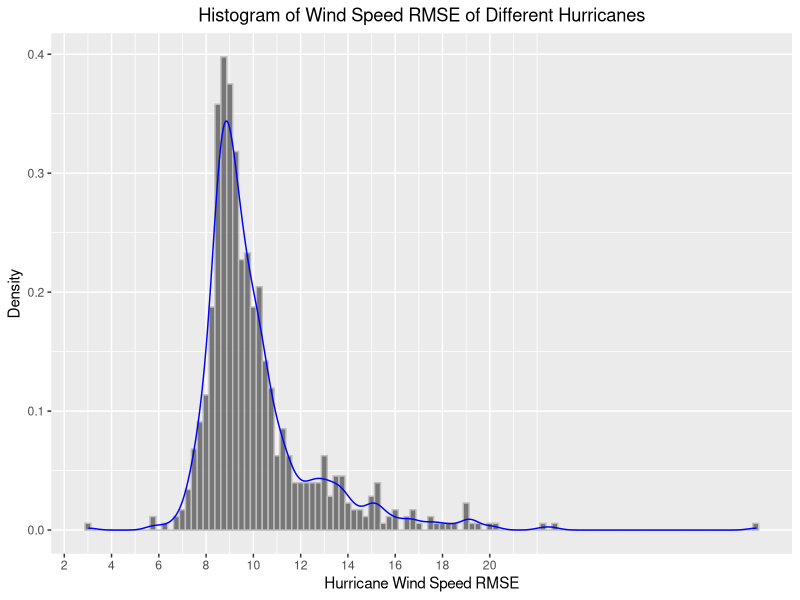
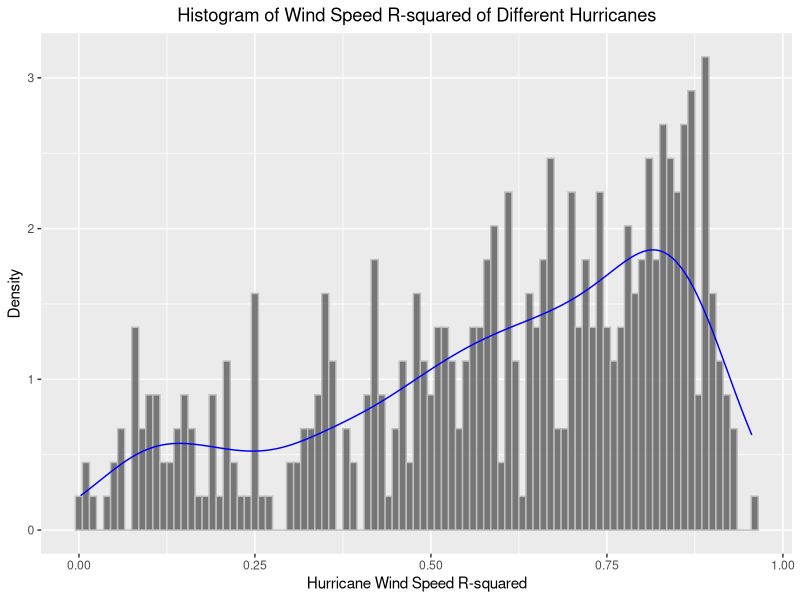
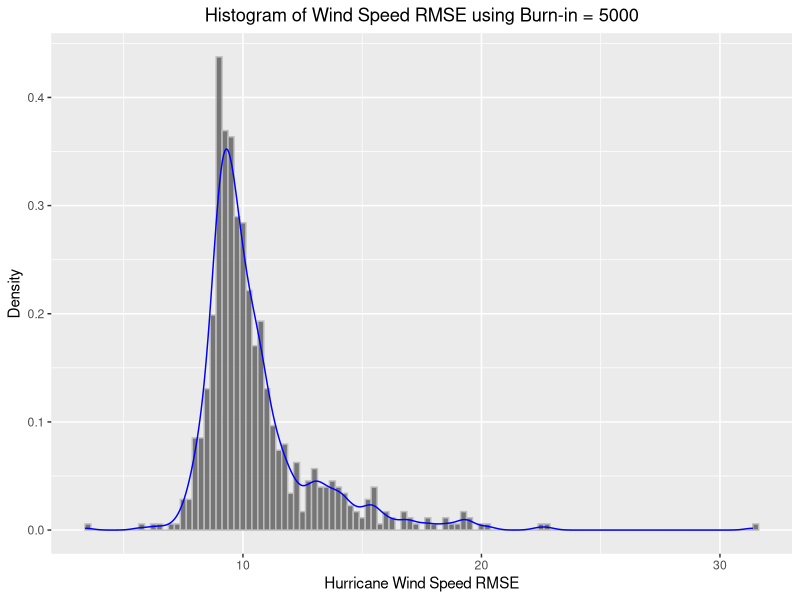
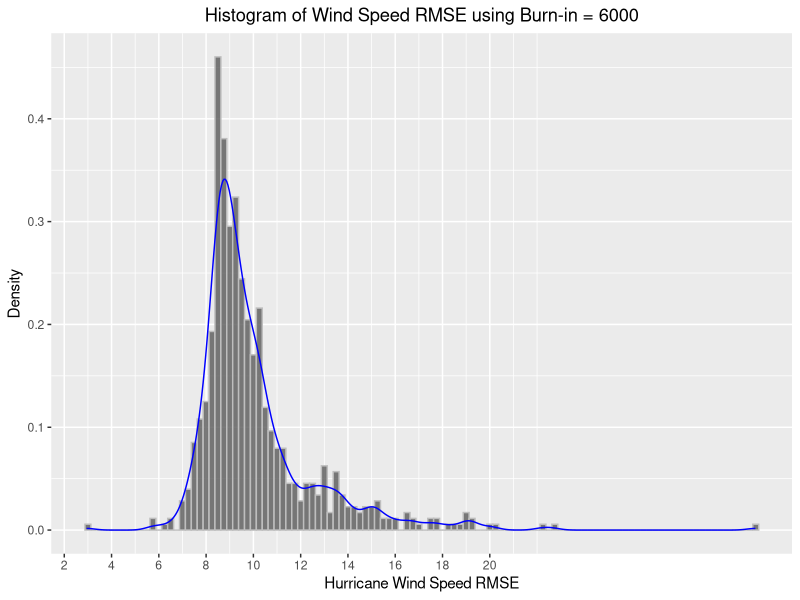
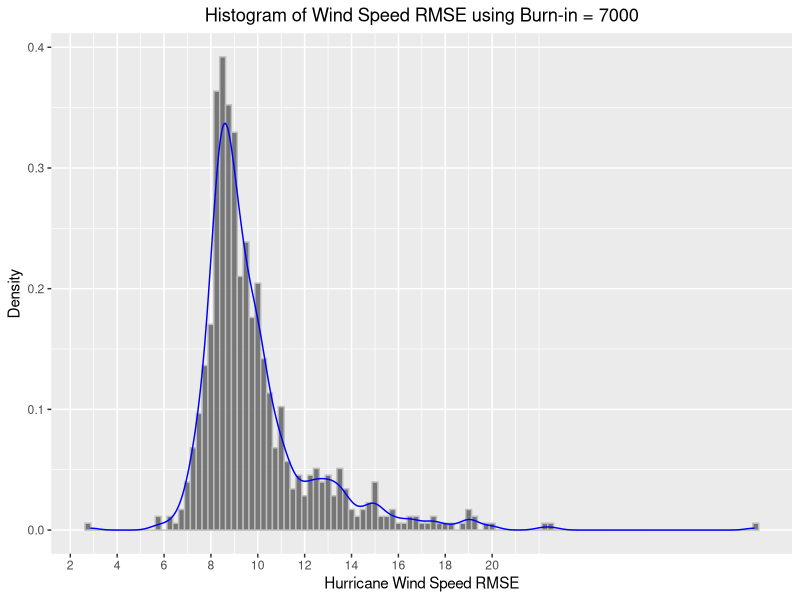
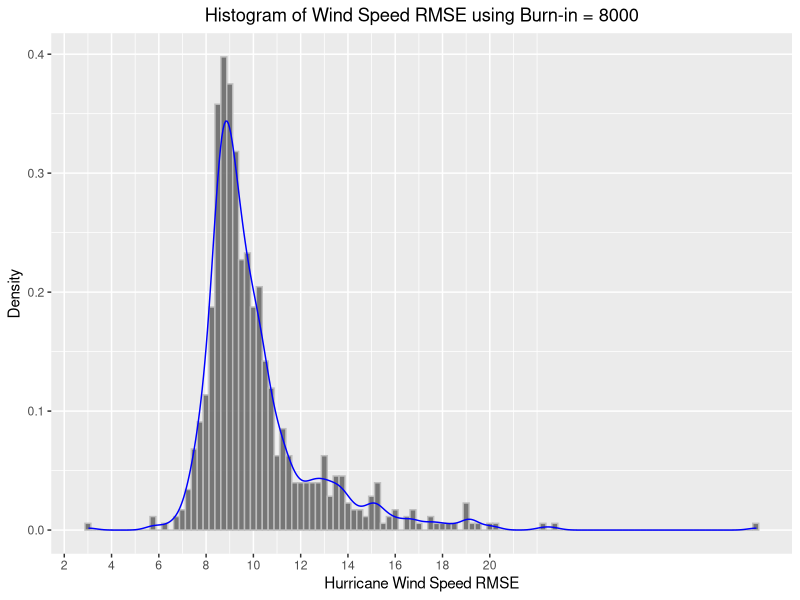
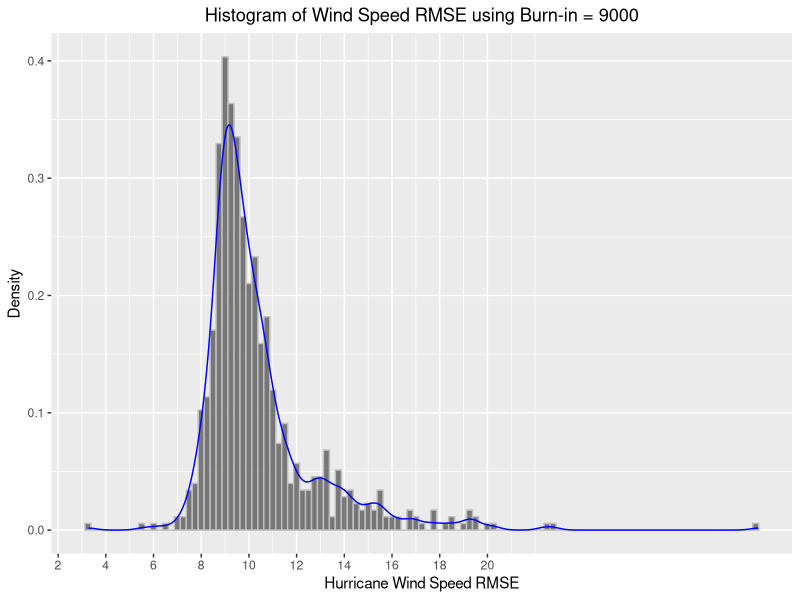
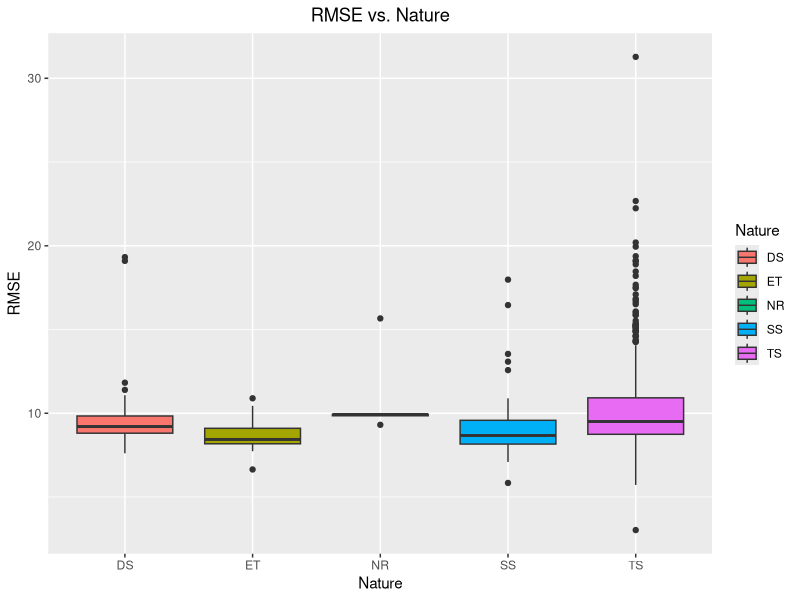

Write R code to recreate these figures, in order.
## ---- chunk 1
options(warn = -1, message = FALSE)

library(MASS)
library(tidyverse)
library(ggridges)
library(dplyr)
library(broom)
## ---- chunk 2
# prior settings from MCMC.rmd, not to be shown in the pdf file.
origin_df = read.csv("hurrican703.csv")

hurricane_df = origin_df %>% 
  mutate(
    Active = ifelse(Month %in% month.name[8:10], "Active", "Inactive"),
    Active = factor(Active, levels = c("Inactive", "Active")),
    Month = factor(Month, levels = month.name[-c(2:3)]), # April-January (January ref, may choose another)
    Nature = as.factor(Nature), # TS,ET,DS,SS,NR (DS ref, may choose another)
    # note: one hurricane can have multiple natures throughout its life
    time = gsub("[()]", "", time),
    time = paste0(ifelse(substr(time, 1, 2) > 23, "19", "20"), time),
    time = as.POSIXct(time, format = "%Y-%m-%d %H:%M:%S"),
    hour = substr(time, 12, 19)
  ) %>% 
  # remove data not at six-hour time intervals. (613 observations)
  filter(hour %in% c("00:00:00", "06:00:00", "12:00:00", "18:00:00")) %>% 
  dplyr::select(-hour)

# remove hurricanes that has only 2 (<3) observations (change the threshold if you wish)
few_id = hurricane_df %>% 
  group_by(ID) %>% 
  summarize(obs = n()) %>% 
  filter(obs < 3) %>% 
  .$ID
hurricane_df = hurricane_df %>% filter(!(ID %in% few_id)) # remove 3 hurricanes

# manually correct hurricanes that have same names but are actually different
hurricane_df = 
  hurricane_df %>% 
  mutate(
    # 2 hurricanes with the name ALICE.1954
    ID = ifelse(ID == "ALICE.1954" & Month == "June", "ALICE.1954(1)", ID),
    ID = ifelse(ID == "ALICE.1954", "ALICE.1954(2)", ID),
    # 4 hurricanes with the name SUBTROP:UNNAMED.1974
    ID = ifelse(ID == "SUBTROP:UNNAMED.1974" & Month == "June", "SUBTROP:UNNAMED.1974(1)", ID),
    ID = ifelse(ID == "SUBTROP:UNNAMED.1974" & Month == "July", "SUBTROP:UNNAMED.1974(2)", ID),
    ID = ifelse(ID == "SUBTROP:UNNAMED.1974" & Month == "August", "SUBTROP:UNNAMED.1974(3)", ID),
    ID = ifelse(ID == "SUBTROP:UNNAMED.1974", "SUBTROP:UNNAMED.1974(4)", ID),
    # 2 hurricanes with the name SUBTROP:UNNAMED.1976
    ID = ifelse(ID == "SUBTROP:UNNAMED.1976" & Month == "May", "SUBTROP:UNNAMED.1976(1)", ID),
    ID = ifelse(ID == "SUBTROP:UNNAMED.1976", "SUBTROP:UNNAMED.1976(2)", ID)
  )

# data partition, no need to partition data
Training = hurricane_df

n = length(unique(Training$ID))

Y = split(Training$Wind.kt, Training$ID) %>% 
  lapply(function(x) x[-c(1:2)])

X = Training %>% 
  group_by(ID) %>% 
  slice(1) %>% 
  dplyr::select(ID, Season, Active, Nature) %>% 
  ungroup(ID)
X = model.matrix(~., X[-1])[,-1]

Z = Training %>% 
  group_by(ID) %>% 
  mutate(
    intercept = 1,
    wind_pre = lag(Wind.kt),
    lat_diff = lag(Latitude) - lag(Latitude, 2),
    long_diff = lag(Longitude) - lag(Longitude, 2),
    wind_diff = lag(Wind.kt) - lag(Wind.kt, 2),
  ) %>% 
  drop_na %>% 
  dplyr::select(ID, intercept, wind_pre, lat_diff, long_diff, wind_diff)
Z = split(Z[, names(Z)[-1]], Z$ID) %>% 
  lapply(as.matrix)

m = Training %>% 
  group_by(ID) %>% 
  summarize(obs = n() - 2) %>% 
  .$obs
## ---- chunk 3
# load parameters
beta_list = read.csv("./data/B_list_lastmean.csv")
gamma_list = read.csv("./data/gamma_list.csv")
## ---- chunk 4
Speed_Prediction = function(beta, gamma, burn_bindex, burn_times){
  # final parameters to be used
  # the rows of beta_sample means the last 5000, 4000, 3000, 2000 and 1000
  # burn in the MC chains. change this based on the resulting plots
  # if burn-in is set to 8000, then we set burn_bindex as 4 to pick the 4th row of beta_sample
  # index is the useful samples (used for estimates & CIs)
  para_beta = beta[burn_bindex,]
  para_beta = as.matrix(para_beta)
  index = (burn_times + 1):10000
  gamma_sample = gamma[index, ]
  para_gamma = rbind(colMeans(gamma_sample))
  
  # prediction function
  Windspeed_Predict = function(index_hurricane, index_time){
    predict_speed = 
      Z[[index_hurricane]][index_time,] %*% para_beta[((index_hurricane - 1) * 5 + 1):((index_hurricane - 1) * 5 + 5)] + 
      (X %*% t(para_gamma))[index_hurricane, ]
    return(predict_speed)
  }
  
  # initialize prediction table
  Y_table = split(Training$Wind.kt, Training$ID) %>% 
    lapply(function(x) x[-c(1:2)]) %>%
    lapply(as.data.frame) %>%
    lapply(function(df) {
      df$wind_obs = df$`X[[i]]`
      df$wind_predict = df$wind_obs
      df = as.matrix(df)
      subset(df, select = c("wind_obs", "wind_predict"))
    })
  
  # updating prediction table
  for (i in 1:length(names(Z))) {
   for (j in 1:nrow(Z[[i]])) {
   Y_table[[i]][, 2][j] = Windspeed_Predict(i, j)
    } 
  }
  return(Y_table)
}
## ---- chunk 5
Y_table_set = Speed_Prediction(beta = beta_list, gamma = gamma_list, burn_bindex = 4, burn_times = 8000)

Visual_Table = function(Y_table_input){
  Y_table = Y_table_input
  hurri_res = data.frame(ID = "example",
                         RMSE = 0,
                         R_squared = 0)
  for (i in 1:length(names(Z))) {
    # calculate
    RMSE = sqrt(mean((Y_table[[i]][,1] - Y_table[[i]][,2])^2))
    # calculate R^2
    y = Y_table[[i]][,1]
    y_hat = Y_table[[i]][,2]
    mean_y = mean(y)
    SSR = sum((y_hat - y)^2)
    SST = sum((y - mean_y)^2)
    R_squared = 1 - SSR/SST
    new_row = c(names(Z)[i], RMSE, R_squared)
    hurri_res = rbind(hurri_res, new_row)
  }
  
  hurri_res = hurri_res[-1, ]
  hurri_res$RMSE = as.numeric(hurri_res$RMSE)
  hurricane_info = Training %>% 
    group_by(ID) %>% 
    slice(1) %>% 
    dplyr::select(ID, Season, Month, Nature) %>% 
    ungroup(ID) %>%
    mutate(
      Active = ifelse(Month %in% month.name[8:10], "Active", "Inactive"),
      Active = factor(Active, levels = c("Inactive", "Active")))
  
  hurricane_loc = Training %>%
    distinct(ID, .keep_all = TRUE) %>%
    select(ID, Latitude, Longitude, Wind.kt) %>%
    mutate(Start_Lat = Latitude,
           Start_Lon = Longitude,
           Start_Speed = Wind.kt) %>%
    select(ID, Start_Lat, Start_Lon, Start_Speed)
  
  hurricane_info = left_join(hurricane_info, hurricane_loc, by = "ID")
  
  hurri_res = left_join(hurri_res, hurricane_info, by = "ID")
  
  hurri_res$R_squared = as.numeric(hurri_res$R_squared)
  
  return(hurri_res)
}
## ---- chunk 6
hurri_res = Visual_Table(Y_table_set)

hurri_res_brief = hurri_res %>%
  select(c(1:3)) %>%
  head(15)

write.csv(hurri_res_brief, "data/prediction_brief.csv", row.names = FALSE)
write.csv(hurri_res, "data/prediction_all.csv", row.names = FALSE)

hurri_res_brief %>%
  knitr::kable(digits = 4)
## ---- chunk 7
# overall density of RMSE
ggplot(hurri_res, aes(x = RMSE)) +
  geom_histogram(aes(y = after_stat(density)), binwidth = 0.25, alpha = 0.8, color = "grey") +
  geom_density(size = 0.5, color = "blue", lty = 1) + 
  scale_x_continuous(breaks = seq(0, 20, by = 2)) + 
  labs(title = "Histogram of Wind Speed RMSE of Different Hurricanes", x = "Hurricane Wind Speed RMSE", y = "Density") +
  theme(plot.title = element_text(hjust = 0.5))
## ---- chunk 8
# overall density of R-squared
ggplot(hurri_res %>% filter(0 <= R_squared & R_squared <= 1), aes(x = R_squared)) +
  geom_histogram(aes(y = after_stat(density)), binwidth = 0.01, alpha = 0.8, color = "grey") +
  geom_density(size = 0.5, color = "blue", lty = 1) + 
  labs(title = "Histogram of Wind Speed R-squared of Different Hurricanes", x = "Hurricane Wind Speed R-squared", y = "Density") +
  theme(plot.title = element_text(hjust = 0.5))
## ---- chunk 9
# density of RMSE using different burn-in times
Y_table_5000 = Speed_Prediction(beta = beta_list, gamma = gamma_list, burn_bindex = 1, burn_times = 5000)
Y_table_6000 = Speed_Prediction(beta = beta_list, gamma = gamma_list, burn_bindex = 2, burn_times = 6000)
Y_table_7000 = Speed_Prediction(beta = beta_list, gamma = gamma_list, burn_bindex = 3, burn_times = 7000)
Y_table_8000 = Speed_Prediction(beta = beta_list, gamma = gamma_list, burn_bindex = 4, burn_times = 8000)
Y_table_9000 = Speed_Prediction(beta = beta_list, gamma = gamma_list, burn_bindex = 5, burn_times = 9000)

RMSE_5000 = Visual_Table(Y_table_5000) %>%
  mutate(group = "5000")
RMSE_6000 = Visual_Table(Y_table_6000) %>%
  mutate(group = "6000")
RMSE_7000 = Visual_Table(Y_table_7000) %>%
  mutate(group = "7000")
RMSE_8000 = Visual_Table(Y_table_8000) %>%
  mutate(group = "8000")
RMSE_9000 = Visual_Table(Y_table_9000) %>%
  mutate(group = "9000")

ggplot(RMSE_5000, aes(x = RMSE)) +
  geom_histogram(aes(y = after_stat(density)), binwidth = 0.25, alpha = 0.8, color = "grey") +
  geom_density(size = 0.5, color = "blue", lty = 1) + 
  labs(title = "Histogram of Wind Speed RMSE using Burn-in = 5000", x = "Hurricane Wind Speed RMSE", y = "Density") +
  theme(plot.title = element_text(hjust = 0.5))

ggplot(RMSE_6000, aes(x = RMSE)) +
  geom_histogram(aes(y = after_stat(density)), binwidth = 0.25, alpha = 0.8, color = "grey") +
  geom_density(size = 0.5, color = "blue", lty = 1) + 
  scale_x_continuous(breaks = seq(0, 20, by = 2)) + 
  labs(title = "Histogram of Wind Speed RMSE using Burn-in = 6000", x = "Hurricane Wind Speed RMSE", y = "Density") +
  theme(plot.title = element_text(hjust = 0.5))

ggplot(RMSE_7000, aes(x = RMSE)) +
  geom_histogram(aes(y = after_stat(density)), binwidth = 0.25, alpha = 0.8, color = "grey") +
  geom_density(size = 0.5, color = "blue", lty = 1) + 
  scale_x_continuous(breaks = seq(0, 20, by = 2)) + 
  labs(title = "Histogram of Wind Speed RMSE using Burn-in = 7000", x = "Hurricane Wind Speed RMSE", y = "Density") +
  theme(plot.title = element_text(hjust = 0.5))

ggplot(RMSE_8000, aes(x = RMSE)) +
  geom_histogram(aes(y = after_stat(density)), binwidth = 0.25, alpha = 0.8, color = "grey") +
  geom_density(size = 0.5, color = "blue", lty = 1) + 
  scale_x_continuous(breaks = seq(0, 20, by = 2)) + 
  labs(title = "Histogram of Wind Speed RMSE using Burn-in = 8000", x = "Hurricane Wind Speed RMSE", y = "Density") +
  theme(plot.title = element_text(hjust = 0.5))

ggplot(RMSE_9000, aes(x = RMSE)) +
  geom_histogram(aes(y = after_stat(density)), binwidth = 0.25, alpha = 0.8, color = "grey") +
  geom_density(size = 0.5, color = "blue", lty = 1) + 
  scale_x_continuous(breaks = seq(0, 20, by = 2)) + 
  labs(title = "Histogram of Wind Speed RMSE using Burn-in = 9000", x = "Hurricane Wind Speed RMSE", y = "Density") +
  theme(plot.title = element_text(hjust = 0.5))
## ---- chunk 10
# distribution of RMSE on hurricane nature
ggplot(hurri_res, aes(x = Nature, y = RMSE, fill = Nature)) + 
  geom_boxplot() + 
  scale_color_manual(values = c("#E69F00", "#56B4E9", "#009E73", "#F0E442", "#0072B2")) +
  labs(title = "RMSE vs. Nature", x = "Nature", y = "RMSE") + 
  theme(plot.title = element_text(hjust = 0.5))


ggplot(hurri_res, aes(x = RMSE, fill = Nature)) + 
  geom_density(alpha = 0.5) + 
  labs(title = "RMSE vs. Nature", x = "RMSE", fill = "Nature") + 
  theme(plot.title = element_text(hjust = 0.5))


# distribution of RMSE on hurricane active months
ggplot(hurri_res, aes(x = Active, y = RMSE, fill = Active)) + 
  geom_boxplot() + 
  labs(title = "RMSE vs. Active/Inactive Month", x = "Active month/Inactive month", y = "RMSE") + 
  theme(plot.title = element_text(hjust = 0.5))

ggplot(hurri_res, aes(x = RMSE, fill = Active)) + 
  geom_density(alpha = 0.5) + 
  labs(title = "RMSE vs. Active/Inactive Month", x = "RMSE", fill = "Active month/Inactive month") + 
  theme(plot.title = element_text(hjust = 0.5))

ggplot(hurri_res, aes(x = Month, y = RMSE, fill = Month)) + 
  geom_boxplot() + 
  labs(title = "RMSE vs. Month of Year", x = "Month of Year", y = "RMSE") + 
  theme(plot.title = element_text(hjust = 0.5))

ggplot(hurri_res, aes(x = RMSE, fill = Month)) + 
  geom_density(alpha = 0.5) + 
  labs(title = "RMSE vs. Month of Year",x = "RMSE", fill = "Month of Year") + 
  theme(plot.title = element_text(hjust = 0.5))


# distribution of RMSE on hurricane season
ggplot(hurri_res %>% filter(Season < 1970) %>% mutate(Season = factor(Season)), aes(x = RMSE, y = Season)) + 
  geom_density_ridges(scale = 0.8) + 
  labs(title = "RMSE from start year to 1970",x = "RMSE", y = "Season") + 
  theme(plot.title = element_text(hjust = 0.5))

ggplot(hurri_res %>% filter(Season >= 1970 & Season < 1990) %>% mutate(Season = factor(Season)), aes(x = RMSE, y = Season)) + 
  geom_density_ridges(scale = 0.8) + 
  labs(title = "RMSE from 1970 to 1990", x = "RMSE", y = "Season") + 
  theme(plot.title = element_text(hjust = 0.5))

ggplot(hurri_res %>% filter(Season >= 1990 & Season < 2013) %>% mutate(Season = factor(Season)), aes(x = RMSE, y = Season)) + 
  geom_density_ridges(scale = 0.8) + 
  labs(title = "RMSE from 1990 to 2013", x = "RMSE", y = "Season") + 
  theme(plot.title = element_text(hjust = 0.5))
## ---- chunk 11
for (i in 1:5) {
  example_hurri = as.data.frame(Y_table_set[[i*5]])
  example_hurri$index = 1:nrow(example_hurri)
  
  # example visualization of example hurricanes
  graph_a = ggplot(example_hurri, aes(x = wind_predict, y = wind_obs)) + 
    geom_point() + 
    geom_smooth(method = "lm", se = FALSE) + 
    labs(title = paste("Observation vs. Prediction of", "Example Hurricane", i), x = "Prediction", y = "Observation") +
    theme(plot.title = element_text(hjust = 0.5))
  
  graph_b = ggplot(example_hurri, aes(x = index)) +
    geom_point(aes(y = wind_obs, color = "Observed")) +
    geom_point(aes(y = wind_predict, color = "Predicted")) +
    geom_line(aes(y = wind_obs, color = "Observed")) +
    geom_line(aes(y = wind_predict, color = "Predicted")) +
    labs(title = paste("Fitting Performance", "Example Hurricane", i), x = "Time Index", y = "Wind Speed") +
    scale_color_manual(name = "Legend",
                       values = c("Observed" = "#1E90FF", "Predicted" = "orange"),
                       labels = c("Observation", "Prediction")) + 
    theme(plot.title = element_text(hjust = 0.5))
  
  print(graph_a)
  print(graph_b)
}
